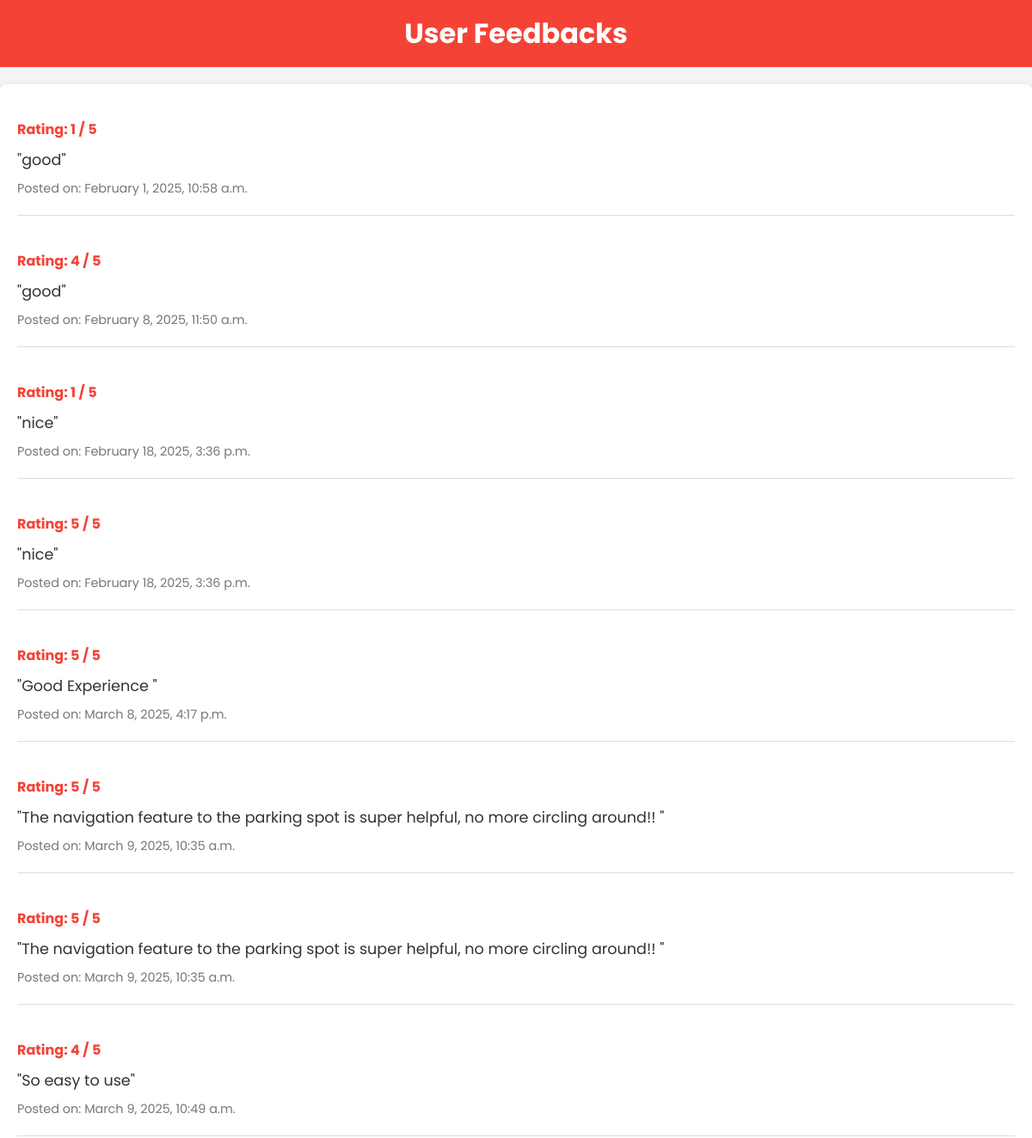
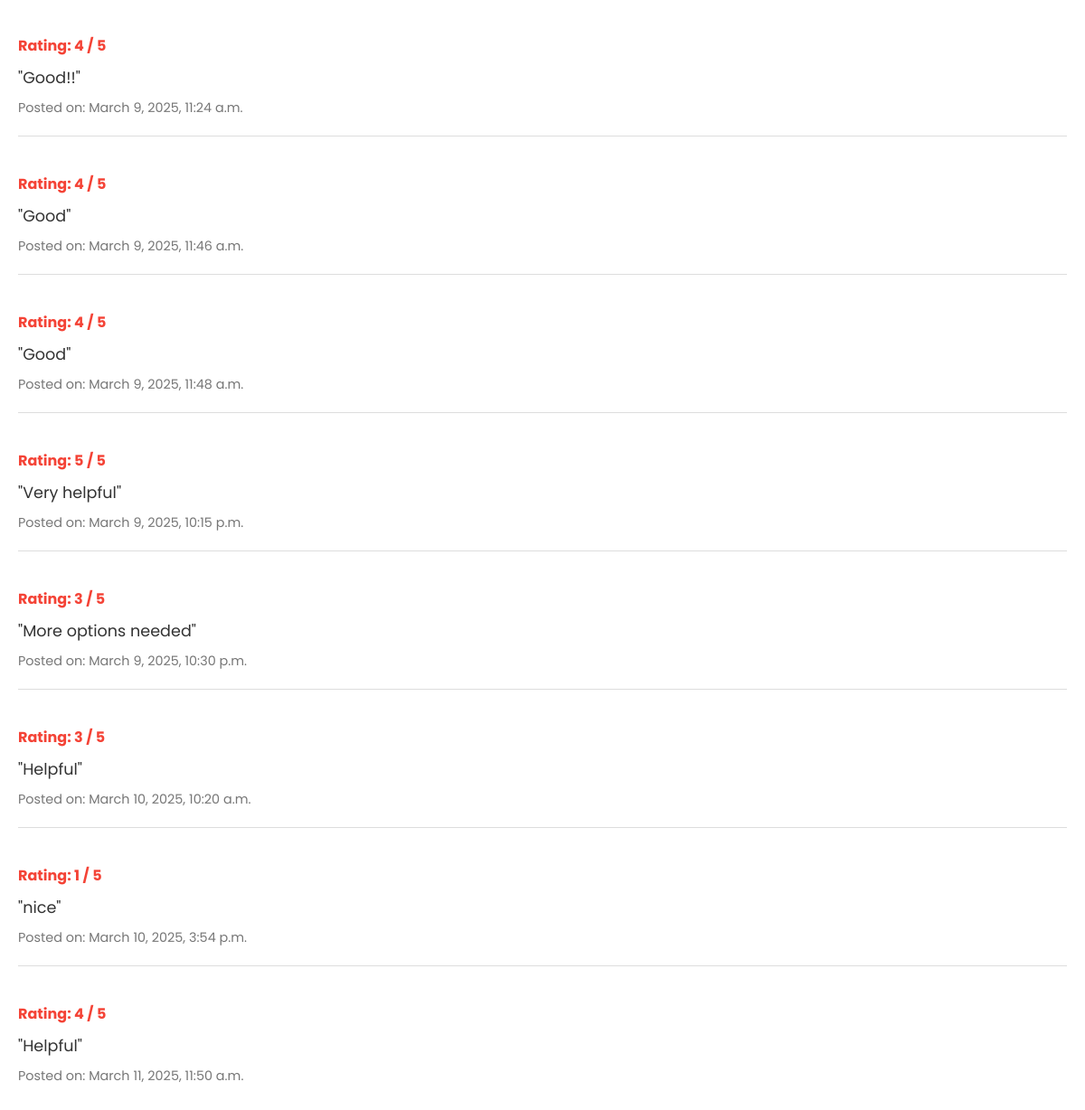
Screenshot of /slotfeed/ with the database file from the repository (2 pictures, top to bottom).
### carapp/models.py (models this page shows, shortened)
class Slotfeedback(models.Model):
    slot=models.ForeignKey(Add_areas,on_delete=models.CASCADE)
    RATING_CHOICES = [
        (1, '1'),
        (2, '2'),
        (3, '3'),
        (4, '4'),
        (5, '5'),
        ]
    feedback_text = models.TextField()
    rating = models.IntegerField(choices=RATING_CHOICES)
    created_at = models.DateTimeField(auto_now_add=True)

### carapp/views.py (the view)
# urls.py: path('slotfeed/', views.slotfeed, name='slotfeed'),
def slotfeed(request):
    user = models.Slotfeedback.objects.all()
    return render(request, 'slotfeed.html',{'feed':user})

### carapp/templates/slotfeed.html (shortened to what this page needs)
<!DOCTYPE html>
<html lang="en">
<head>
</head>
<body>
    <header>
        <h1>User Feedbacks</h1>
    </header>
    <div class="feedback-container">
        {% if feed %}
            {% for feedback in feed %}
                <div class="feedback-item">
                    <div class="rating">
                        Rating: {{ feedback.rating }} / 5
                    </div>
                    <div class="feedback-text">
                        "{{ feedback.feedback_text }}"
                    </div>
                    <div class="created-at">
                        Posted on: {{ feedback.created_at|date:"F j, Y, g:i a" }}
                    </div>
                </div>
            {% endfor %}
        {% else %}
            <p>No feedback available.</p>
        {% endif %}
    </div>
</body>
</html>

### carapp/templates/slotfeed.html (style rules this page uses)
body { font-family: 'Poppins', sans-serif; margin: 0; padding: 0; background-color: #f4f4f4; color: #333; }
header { background-color: #f44336; color: white; padding: 15px; text-align: center; }
h1 { margin: 0; }
.feedback-container { padding: 20px; max-width: 1200px; margin: 20px auto; background-color: white; box-shadow: 0px 2px 10px rgba(0, 0, 0, 0.1); border-radius: 8px; }
.feedback-item { border-bottom: 1px solid #ddd; padding: 20px 0; margin-bottom: 20px; }
.feedback-item:last-child { border-bottom: none; }
.rating { color: #f44336; font-weight: bold; }
.feedback-text { font-size: 1.1em; margin-top: 10px; }
.created-at { font-size: 0.9em; color: #777; margin-top: 10px; }

### rows the page displays
Slotfeedback: rating "1", feedback_text "good", created_at "February 1, 2025, 10:58 a.m."
Slotfeedback: rating "4", feedback_text "good", created_at "February 8, 2025, 11:50 a.m."
Slotfeedback: rating "1", feedback_text "nice", created_at "February 18, 2025, 3:36 p.m."
Slotfeedback: rating "5", feedback_text "nice", created_at "February 18, 2025, 3:36 p.m."
Slotfeedback: rating "5", feedback_text "Good Experience", created_at "March 8, 2025, 4:17 p.m."
Slotfeedback: rating "5", feedback_text "The navigation feature to the parking spot is super helpful, no more circling around!!", created_at "March 9, 2025, 10:35 a.m."
Slotfeedback: rating "5", feedback_text "The navigation feature to the parking spot is super helpful, no more circling around!!", created_at "March 9, 2025, 10:35 a.m."
Slotfeedback: rating "4", feedback_text "So easy to use", created_at "March 9, 2025, 10:49 a.m."
Slotfeedback: rating "4", feedback_text "Good!!", created_at "March 9, 2025, 11:24 a.m."
Slotfeedback: rating "4", feedback_text "Good", created_at "March 9, 2025, 11:46 a.m."
Slotfeedback: rating "4", feedback_text "Good", created_at "March 9, 2025, 11:48 a.m."
Slotfeedback: rating "5", feedback_text "Very helpful", created_at "March 9, 2025, 10:15 p.m."
Slotfeedback: rating "3", feedback_text "More options needed", created_at "March 9, 2025, 10:30 p.m."
Slotfeedback: rating "3", feedback_text "Helpful", created_at "March 10, 2025, 10:20 a.m."
Slotfeedback: rating "1", feedback_text "nice", created_at "March 10, 2025, 3:54 p.m."
Slotfeedback: rating "4", feedback_text "Helpful", created_at "March 11, 2025, 11:50 a.m."
